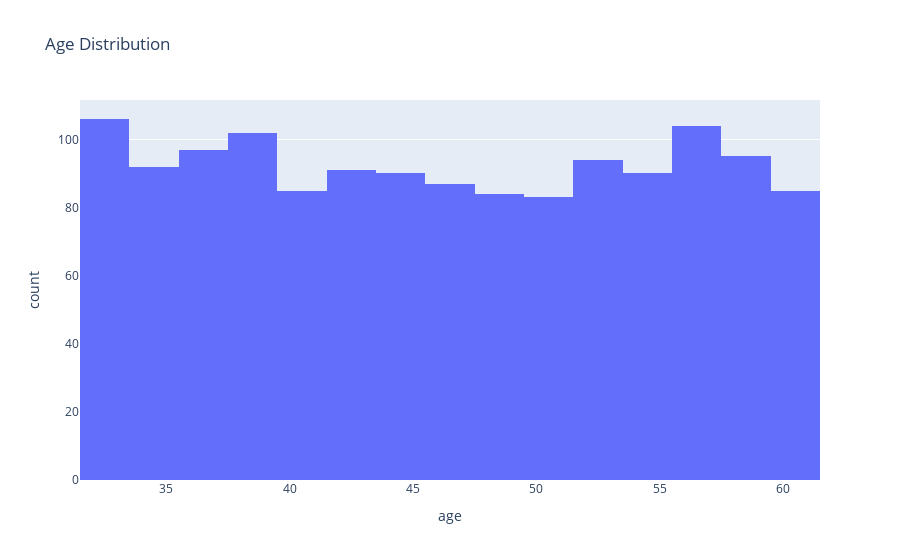

Here is the notebook cell this chart was saved with:
### Code cell
import plotly.express as px

# Histogram of Age
fig = px.histogram(df, x='age', nbins=20, title='Age Distribution')
fig.show()

### Figure 1 — Plotly figure (JSON) as saved in the notebook; plotly's stock layout.template omitted (floating-point values rounded to 4 significant figures; data arrays with more than 128 entries replaced by an {"elided": "..."} marker saying what was removed)
{"data": [{"alignmentgroup": "True", "bingroup": "x", "hovertemplate": "age=%{x}<br>count=%{y}<extra></extra>", "legendgroup": "", "marker": {"color": "#636efa", "pattern": {"shape": ""}}, "name": "", "nbinsx": 20, "offsetgroup": "", "orientation": "v", "showlegend": false, "type": "histogram", "x": {"elided": "1385 int values"}, "xaxis": "x", "yaxis": "y"}], "layout": {"barmode": "relative", "legend": {"tracegroupgap": 0}, "title": {"text": "Age Distribution"}, "xaxis": {"anchor": "y", "domain": [0, 1], "title": {"text": "age"}}, "yaxis": {"anchor": "x", "domain": [0, 1], "title": {"text": "count"}}}}
